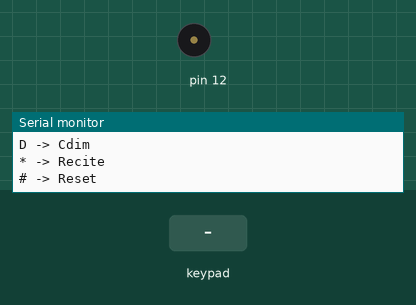
The sketch below on a simulated Arduino Uno, built with avr-gcc and run on an emulated ATmega328P. Shown: buzzer (waves = sounding), the last lines printed to the serial monitor. Inputs (shaded band) come from the test bench.

Above: at 2.4 s.
2.5 s: key '1' pressed
4.0 s: keypad keys 9 8 7 6 # pressed 0.4 s apart
7.5 s: key 'A' pressed
9.0 s: keypad keys 9 8 7 6 * pressed 0.4 s apart
At 10.7 s:
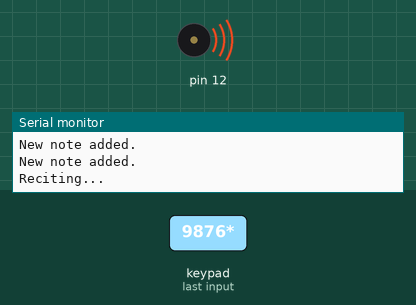
12.5 s: key '0' pressed
Timing chart, 0 to 15.0 s (numbered marks = the images above; inputs shaded):
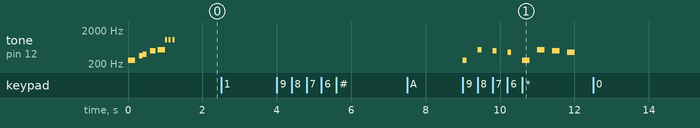

Measured:
- after the input at 9.0 s, tone on pin 12: plays 262 Hz for 0.10 s, 523 Hz for 0.10 s, 494 Hz for 0.10 s, 440 Hz for 0.10 s, 262 Hz for 0.20 s, 523 Hz for 0.20 s … (8 notes in this stretch), starting at once

The sketch:

music_gen.ino
```cpp
#include <pitches.h>
#include <Keypad.h>

//Keypad Setup
const byte ROWS = 4;
const byte COLS = 4;
char hexaKeys[ROWS][COLS] = {
  {'1', '2', '3', 'A'},
  {'4', '5', '6', 'B'},
  {'7', '8', '9', 'C'},
  {'*', '0', '#', 'D'}
};

byte rowPins[ROWS] = {9, 8, 7, 6}; //connect to the row pinouts of the keypad
byte colPins[COLS] = {5, 4, 3, 2}; //connect to the column pinouts of the keypad


//Note Setup
int notes[32] = {99, 99, 99, 99, 99, 99, 99, 99, 99, 99, 99, 99, 99, 99, 99, 99, 99, 99, 99, 99, 99, 99, 99, 99, 99, 99, 99, 99, 99, 99, 99, 99};
int noteslen = -1;
int scale[10] = {};
int C7[] = {
  NOTE_C4, NOTE_D4, NOTE_E4, NOTE_F4, NOTE_G4, NOTE_A4, NOTE_B4, NOTE_C5, NOTE_C4
};
int Cm7[] = {
  NOTE_C4, NOTE_D4, NOTE_DS4, NOTE_F4, NOTE_G4, NOTE_GS4, NOTE_AS4, NOTE_C5, NOTE_C4
};
int CmMaj7[] = {
  NOTE_C4, NOTE_D4, NOTE_DS4, NOTE_F4, NOTE_G4, NOTE_GS4, NOTE_B4, NOTE_C5, NOTE_C4
};
int Cdim[] = {
  NOTE_C4, NOTE_D4, NOTE_DS4, NOTE_F4, NOTE_FS4, NOTE_GS4, NOTE_A4, NOTE_C5, NOTE_C4
};

//initialize an instance of class NewKeypad
Keypad customKeypad = Keypad( makeKeymap(hexaKeys), rowPins, colPins, ROWS, COLS);

void setup() {
  Serial.begin(9600);
  Serial.println("Booting up...");
  tone(12, NOTE_C4, 200);
  delay(300);
  tone(12, NOTE_F4, 100);
  delay(100);
  tone(12, NOTE_G4, 100);
  delay(200);
  tone(12, NOTE_B4, 150);
  delay(200);
  tone(12, NOTE_C5, 200);
  delay(200);
  tone(12, NOTE_C6, 50);
  delay(100);
  tone(12, NOTE_C6, 50);
  delay(100);
  tone(12, NOTE_C6, 50);
  delay(50);
  Serial.println("Done!");
  Serial.println("Functions:\nA -> C7\nB -> Cm7\nC -> CmMaj7\nD -> Cdim\n* -> Recite\n# -> Reset");

}

void loop() {
  while (1) {
    char customKey = customKeypad.getKey();

    if (customKey) {
      int note = customKey - '0';
      if (customKey == '*') {
        recite();
        break;
      }
      if (customKey == '#') { //reset memory
        reset();
        break;
      }
      if ( note == 0) {
        add_rest();
        break;
      }
      if ( note < 10) {
        add_note(note);
      }
      else {
        if (customKey == 'A') {
          for (int i = 0; i < 9; i++) {
            scale[i] = C7[i];
          };
        }
        if (customKey == 'B') {
          for (int i = 0; i < 9; i++) {
            scale[i] = Cm7[i];
          };
        }
        if (customKey == 'C') {
          for (int i = 0; i < 9; i++) {
            scale[i] = CmMaj7[i];
          };
        }
        if (customKey == 'D') {
          for (int i = 0; i < 9; i++) {
            scale[i] = Cdim[i];
          };
        };
        Serial.println("Key Changed!");
      }
    }
  }
}

void recite() {
  Serial.println("Reciting...");
  for (int i = 0; i < 32; i++) { //Recite memory
    if (notes[i] != 99) {
      if (notes[i] == 11) {
        delay(400);
      } else {
        tone(12, scale[notes[i]], 200);
        delay(400);
      }
    }
  }
  Serial.println("Done!");
}

void reset() {
  Serial.println("Resetting...");
  for (int i = 0; i < 32; i++) {
    notes[i] = 99;
  }
  int noteslen = -1;
  Serial.println("Done!");
}

void add_rest() {
  noteslen++;
  notes[noteslen] = 11;
  Serial.println("Rest added.");
}

void add_note(int n) {
  noteslen++;
  notes[noteslen] = n - 1;
  Serial.println("New note added.");
  tone(12, scale[n - 1], 100);
}
```
